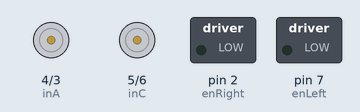
Recording of a sketch running on a simulated Arduino Uno, built with avr-gcc and run on an emulated ATmega328P. Parts: motor-driver pin pairs drawn as motors (green arrow = first pin HIGH = forward, orange = second pin HIGH = backward, longer = more drive), switched loads named in the sketch (green lamp = pin HIGH).

Above: at 0.5 s.
At 1.5 s:
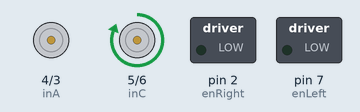
At 2.5 s:
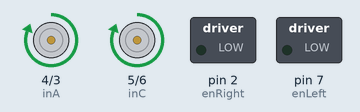
At 3.5 s:
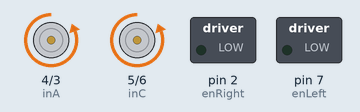
Timing chart, 0 to 5.2 s (numbered marks = the images above):
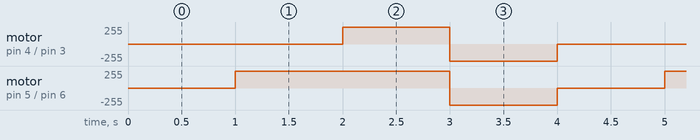

Measured:
- by itself, motor on pin 4 (inA) / pin 3 (inB): repeats every 4.0 s: backward 255/255 1.0 s, stopped 2.0 s, forward 255/255 1.0 s
- by itself, motor on pin 5 (inC) / pin 6 (inD): repeats every 4.0 s: backward 255/255 1.0 s, stopped 1.0 s, forward 255/255 2.0 s

The sketch:

motor_test.ino
```cpp
/*
  enLeft and and enRight pin must be PWM pins, as ther are for speed control.
  And other pins are for direction control so any digital pin will do the job for controlling
*/

// defining left motor pins
#define inC 5
#define inD 6
#define enLeft 7

// defining right motor pins
#define enRight 2
#define inA 4
#define inB 3


/*
  Motor(leftspeed, rightspeed)
  here leftspeed can be -255 to +255
  similarly rightspeed can be -255 to +255

  For positive valuse this method rotate the motor in forward direction
  And negative values, rotates the motor to backward direction
*/
void motor(int leftspeed, int rightspeed)
{
  // Left motor logics
  if (leftspeed == 0)motorL( 0, 0, leftspeed);           //stop
  else if (leftspeed > 0)motorL( 1, 0, leftspeed);       //forward
  else motorL( 0, 1, (-1)*leftspeed);                    //backward


  // right motor logics
  if (rightspeed == 0) motorR( 0, 0, rightspeed);           //stop
  else if (rightspeed >= 0)motorR( 1, 0, rightspeed);       //forward
  else motorR( 0, 1, (-1)*rightspeed);                      //backward
}


/*
   motorL(...) takes two direction argument and speed of roation
*/

//left motor
void motorL(int direction_1, int direction_2, int mspeed)
{
  /*
     digitalWrite(...) takes two argument.
     pinnumber and [HIGH or LOW] as direction values
  */
  digitalWrite(inC, direction_1);
  digitalWrite(inD, direction_2);

  /*
     analogwirte(...) takes two argument
     pnnumber and 0-255 as speed of rotation
  */
  analogWrite(enLeft, mspeed);
}


//right motor
void motorR(int direction_1, int direction_2, int mspeed)
{
  digitalWrite(inA, direction_1);
  digitalWrite(inB, direction_2);
  analogWrite(enRight, mspeed);
}


void setup() {

  // pinMode(pinNumber, mode)
  // pinNumber is the connected pin
  // mode can be [ INPUT or OUTPUT or INPUT_PULLUP]

  pinMode(enLeft, OUTPUT);
  pinMode(inA, OUTPUT);
  pinMode(inB, OUTPUT);
  pinMode(inC, OUTPUT);
  pinMode(inD, OUTPUT);
  pinMode(enRight, OUTPUT);
}

int delay_milisecond = 1000;

void loop() {
  // this is to stop motors
  motor(0, 0);
  // delay is used here to witness the actions
  delay(delay_milisecond);

  // rotate left motor in forward direction
  motor(100, 0);
  delay(delay_milisecond);

  // rotate both motor in forward direction
  motor(100, 100);
  delay(delay_milisecond);

  // rotate both motor in backward direction
  motor(-100, -100);
  delay(delay_milisecond);
}
```
